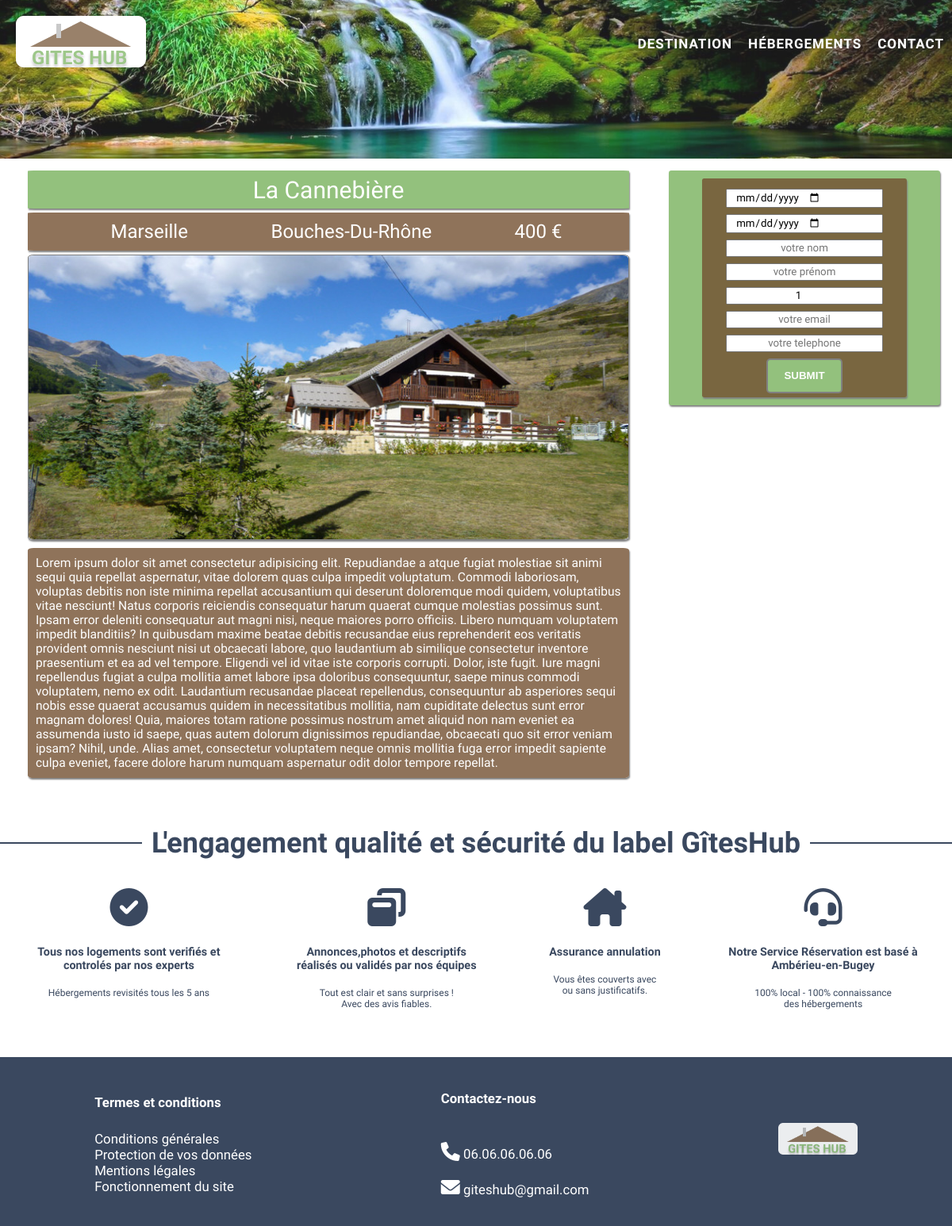
The page /user/page3.php?id=2 on the database its author committed.
### tables this page shows
CREATE TABLE IF NOT EXISTS `info_logement` (
  `id_logement` int(15) NOT NULL AUTO_INCREMENT,
  `ville` varchar(255) NOT NULL,
  `departement` varchar(255) NOT NULL,
  `adresse` varchar(255) NOT NULL,
  `description` text NOT NULL,
  `disponibilite` varchar(255) NOT NULL,
  `nb_couchage` varchar(255) NOT NULL,
  `nb_pieces` varchar(255) NOT NULL,
  `prix` varchar(255) NOT NULL,
  `type_logement` varchar(255) NOT NULL,
  `nom_logement` varchar(250) NOT NULL,
  `img` text NOT NULL,
  PRIMARY KEY (`id_logement`)
);

### class/gite.php (called while the page is built, shortened)
<?php
class Gite {
    private $_ville ;
    private $_departement ;
    private $_description;
    private $_prix;
    private $_nom_logement;
    private $_img;
        private function hydrate(array $datas){
        foreach($datas as $key => $value){
        $method = 'set' . ucfirst($key);
        }
}
public function getVille(){
    return $this->_ville;
}
public function setVille($ville){
    $this->_ville = $ville;
}
public function getDepartement(){
    return $this->_departement;
}
public function setDepartement($departement){
    $this->_departement = $departement;
}
public function getDescription(){
    return $this->_description;
}
public function setDescription($description){
    $this->_description = $description;
}
public function getPrix(){
    return $this->_prix;
}
public function setPrix($prix){
    $this->_prix = $prix;
}
public function getNom_logement(){
    return $this->_nom_logement;
}
public function setNom_logement($nom_logement){
    $this->_nom_logement = $nom_logement;
}
public function getImg(){
    return $this->_img;
}
public function setImg($img){
    $this->_img = $img;
}
}

### user/page3.php (the view, shortened to what this page needs)
<?php
    require_once '../connect/connect.php';
    require_once '../class/gite.php';
    $id_logement = $_GET['id'];
    $req = $db->prepare ('SELECT `id_logement`, `nom_logement`, departement, adresse, `description`, nb_couchage, nb_pieces, prix, ville, img FROM `info_logement` WHERE `id_logement` = :id');
    $req->bindParam('id', $id_logement, PDO::PARAM_INT);
    $req->execute();
    $datas = [];
    while($data = $req->fetch(PDO::FETCH_ASSOC)){
        $datas[] = new Gite($data);
    }
?>
<!DOCTYPE html>
<html lang="en">
<head>
    <link rel="stylesheet" href="../templates\css\style.css">
    <link rel="stylesheet" href="https://cdnjs.cloudflare.com/ajax/libs/font-awesome/6.0.0/css/all.min.css" />
</head>
<body>
    <header class="main-header2">
        <div class="en-tete">
            <figure>
            <a href="../index.php"><img src="../templates/images/logoGITESHUB.png"></a>
            </figure>
            <nav id="main-menu">
                <ul>
                    <li><a href="../index.php">Destination</a></li>
                    <li><a href="./list-gite.php">Hébergements</a></li>
                    <li><a href="#contact">Contact</a></li>
                </ul>
            </nav>
        </div>
    </header>
<?php
foreach($datas as $gite){
?>
    <main class="infogite">
        <section class="infos">
            <div class="nom-gite"><?= $gite->getNom_logement()?></div>
            <div class="lieu-gite" >
                <h4><?= $gite->getVille()?></h4>
                <h4><?= $gite->getDepartement()?></h4>
                <h4><?= $gite->getPrix() . ' € ' ?></h4>
            </div>
            <figure class="img-gite2">
            <img src="../templates/images/<?=$gite->getImg()?>" alt="">
            </figure>
            <div class="description">
                <?= $gite->getDescription() ?>
            </div>
        </section>
<?php
    }
?>
        <aside class="formulaire2">
            <form action="valid-reserv.php" method="POST" class="reservation">
                <input type="date"class="form2" id="date" placeholder="Arrivée" name="date">
                <input type="date"class="form2" id="date" placeholder="Arrivée" name="date">
                <input type="text" class="form2 form2-name" id="name" placeholder="votre nom" name="lastname">
                <input type="text" class="form2 form2-name" id="lastname" placeholder="votre prénom" name="firstname">
                <input type="number" class="form2 form2-number" id="number" placeholder="Nombre de personnes" name="nb_personnes" placeholder="1 pers." min="1" max="16" value="1">
                <input type="email" class="form2" id="email" placeholder="votre email" name="email">
                <input type="tel" class="form2" id="tel" placeholder="votre telephone" name="num_tel" maxlength="10">
                <button type="submit" class="btn-submit" name="submit">Submit</button>
            </form>
    </main>
    <div class="ligne-horizontale">
    <h2 class="title_h2">L'engagement qualité et sécurité du label GîtesHub</h2>
  </div>
  <div class="wrapper_qual">
    <div class="wrapper_info">
    <i class="fa-solid fa-circle-check"></i>
    <h5>Tous nos logements sont verifiés et controlés par nos experts</h5> <br>
    <p>Hébergements revisités tous les 5 ans</p>
    </div>
    <div class="wrapper_info">
    <i class="fa-solid fa-window-restore"></i>
    <h5>Annonces,photos et descriptifs réalisés ou validés par nos équipes</h5> <br>
    <p>Tout est clair et sans surprises ! <br> Avec des avis fiables. </p>
    </div>
    <div class="wrapper_info">
    <i class="fa-solid fa-house-chimney"></i>
    <h5>Assurance annulation </h5> <br>
    <p>Vous êtes couverts avec <br> ou sans justificatifs.</p>
    </div>
    <div class="wrapper_info">
    <i class="fa-solid fa-headset"></i>
    <h5>Notre Service Réservation est basé à Ambérieu-en-Bugey</h5> <br>
    <p>100% local - 100% connaissance <br> des hébergements</p>
    </div>
  </div>
    <footer>
    <div class="contact">
        <h6>Termes et conditions</h6><br>
        <p>Conditions générales <br> Protection de vos données<br>Mentions légales<br>Fonctionnement du site</p>
    </div>
    <div id="contact">
        <h6>Contactez-nous</h6> <br><br>
        <div><i class="fa-solid fa-phone"></i>  06.06.06.06.06</div> <br>
        <div><i class="fa-solid fa-envelope"></i> giteshub@gmail.com</div>
    </div>
        <figure>
            <a href="../index.php"><img class="img-footer"src="../templates/images/logoGITESHUB.png"></a>
        </figure>
    </footer>
</body>
</html>

### templates/css/style.css (style rules this page uses)
* { margin: 0; padding: 0; font-family: 'Oxygen'; box-sizing: border-box; }
html { scroll-behavior: smooth; }
.main-header2 { background: url('../images/newbg.jpg') center center/cover; opacity: 90%; height: 200px; }
.en-tete { display: flex; justify-content: space-between; padding: 20px 0 0 20px; }
#main-menu ul { display: flex; list-style-type: none; flex-wrap: wrap; justify-content: space-between; }
#main-menu > ul > li { margin: 0 auto; }
#main-menu > ul > li > a { font-size: 17px; letter-spacing: 1px; font-weight: 600; color:white; text-decoration: none; font-style: normal; text-transform: uppercase; line-height: 70px; padding: 0 10px; }
.wrapper_qual { display: flex; justify-content: space-around; }
.wrapper_info { text-align: center; }
.wrapper_info > i { font-size: 4vw; color: #3a485f; margin-bottom: 2vw; }
.wrapper_info > h5 { font-size: 1.2vw; max-width: 20vw; color: #3a485f; text-align: center; }
.wrapper_info > p { color: #3a485f; font-size: 1vw; }
.title_h2 { display: block; color: #3a485f ; font-size: 3vw; margin: 3vw 1vw; text-align: center; }
.ligne-horizontale { display: flex; flex-direction: row; }
.ligne-horizontale:before, .ligne-horizontale:after { content: ""; flex: 2 2; border-bottom: 2px solid #3a485f; margin: auto; }
.formulaire2 { display: flex; width: 40%; height: 50%; background-color: rgba(147, 193, 125, 1); margin: 15px; position: sticky; top: 0; box-shadow: 1px 2px 2px gray; flex-direction: column; border-radius: 1%; padding: 10px; }
.reservation { width: 80%; height: auto; background-color: rgba(115, 81, 49, 0.8); margin: 0 auto; box-shadow: 1px 2px 2px gray; border-radius: 1%; padding: 5px; }
.form2 { display: flex; text-align: center; width: 80%; line-height: 1.5vw; margin: 8px auto; }
.btn-submit { display: flex; line-height: 20px; padding: 10px 20px; font-family: sans-serif; background-color: rgba(147, 193, 125, 1); border: 2px solid gray; color:white; cursor: pointer; border-radius: 5px; text-transform: uppercase; font-weight: bolder; margin: 0 auto; }
.infogite { width: 100%; height: auto; display: flex; }
.infos { width: 95%; margin: 15px; }
.nom-gite { display: flex; width: 95%; height: 4vw; background-color: rgba(147, 193, 125, 1); margin: 0 auto; box-shadow: 1px 2px 2px gray; font-size: 2.5vw; color: white; border-radius: 1%; align-items: center; justify-content: space-around; text-transform: capitalize; }
.lieu-gite { width: 95%; height: 4vw; display: flex; background-color: rgba(115, 81, 49, 0.8); margin: 5px auto; box-shadow: 1px 2px 2px gray; color: white; font-size: 1.4rem; justify-content: space-evenly; align-items: center; border-radius: 1%; }
.lieu-gite > h4 { float: left; margin-left: 20px; font-weight: 300; font-size: 2vw; text-transform: capitalize; }
.img-gite2 { width: 95%; height: 30vw; margin: 5px auto; border: 1px solid gray; box-shadow: 1px 2px 2px gray; border-radius: 1%; }
.img-gite2 > img { width: 100%; height: 100%; border-radius: 1%; }
.description { width: 95%; color: white; font-size: 1.3vw; background-color: rgba(115, 81, 49, 0.8); margin: 10px auto; box-shadow: 1px 2px 2px gray; border-radius: 1%; padding: 10px; }
footer { display:flex; height: 20%; background-color: #3a485f; justify-content: space-around; align-items: center; width: 100%; margin-top: 5vw; }
footer > figure { opacity: 90%; }
footer > .contact, #contact, h6 { color: white; font-size: 1.4vw; padding: 3% 0; }
.img-footer { width: 100px; }
.fa-solid { font-size: 2vw; }

### rows shown on the page
info_logement: nom_logement "La Cannebière", ville "Marseille", departement "Bouches-Du-Rhône", prix "400", img (picture), description "Lorem ipsum dolor sit amet consectetur adipisicing elit. Repudiandae a atque fugiat molestiae sit animi sequi quia repellat aspernatur, vitae dolorem quas culpa impedit voluptatum. Commodi laboriosam, voluptas debitis non iste minima repellat accusantium qui deserunt doloremque modi quidem, voluptatibus vitae nesciunt! Natus corporis reiciendis consequatur harum quaerat cumque molestias possimus sunt. Ipsam error deleniti consequatur aut magni nisi, neque maiores porro officiis. Libero numquam voluptatem impedit blanditiis? In quibusdam maxime beatae debitis recusandae eius reprehenderit eos veritatis provident omnis nesciunt nisi ut obcaecati labore, quo laudantium ab similique consectetur…"
